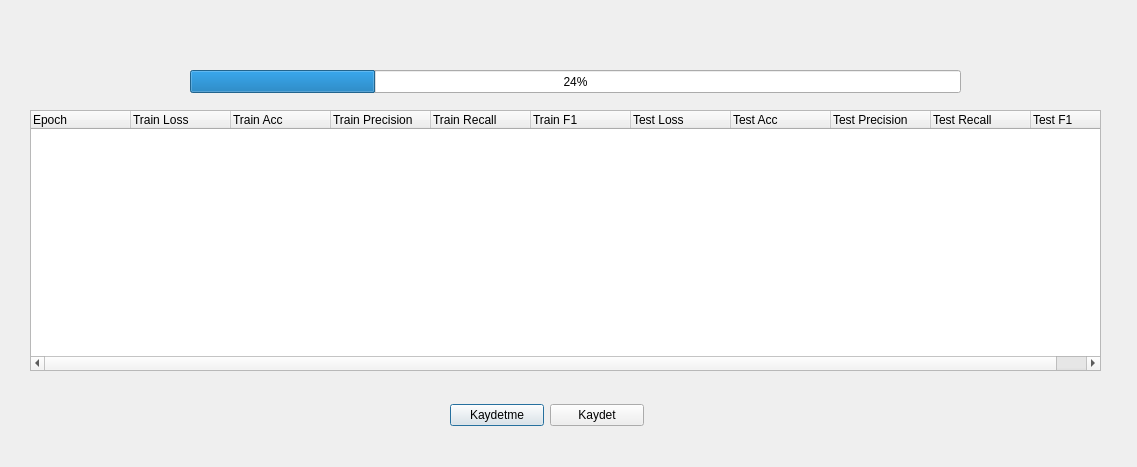
<?xml version="1.0" encoding="UTF-8"?>
<ui version="4.0">
 <class>Dialog</class>
 <widget class="QDialog" name="Dialog">
  <property name="geometry">
   <rect>
    <x>0</x>
    <y>0</y>
    <width>1137</width>
    <height>467</height>
   </rect>
  </property>
  <property name="windowTitle">
   <string>Dialog</string>
  </property>
  <widget class="QProgressBar" name="progressBar_sonuclar">
   <property name="geometry">
    <rect>
     <x>190</x>
     <y>70</y>
     <width>771</width>
     <height>23</height>
    </rect>
   </property>
   <property name="value">
    <number>24</number>
   </property>
  </widget>
  <widget class="QTreeWidget" name="treeWidget_sonuclar">
   <property name="geometry">
    <rect>
     <x>30</x>
     <y>110</y>
     <width>1071</width>
     <height>261</height>
    </rect>
   </property>
   <column>
    <property name="text">
     <string>Epoch</string>
    </property>
   </column>
   <column>
    <property name="text">
     <string>Train Loss</string>
    </property>
   </column>
   <column>
    <property name="text">
     <string>Train Acc</string>
    </property>
   </column>
   <column>
    <property name="text">
     <string>Train Precision</string>
    </property>
   </column>
   <column>
    <property name="text">
     <string>Train Recall</string>
    </property>
   </column>
   <column>
    <property name="text">
     <string>Train F1</string>
    </property>
   </column>
   <column>
    <property name="text">
     <string>Test Loss</string>
    </property>
   </column>
   <column>
    <property name="text">
     <string>Test Acc</string>
    </property>
   </column>
   <column>
    <property name="text">
     <string>Test Precision</string>
    </property>
   </column>
   <column>
    <property name="text">
     <string>Test Recall</string>
    </property>
   </column>
   <column>
    <property name="text">
     <string>Test F1</string>
    </property>
   </column>
  </widget>
  <widget class="QWidget" name="">
   <property name="geometry">
    <rect>
     <x>450</x>
     <y>400</y>
     <width>194</width>
     <height>30</height>
    </rect>
   </property>
   <layout class="QHBoxLayout" name="horizontalLayout">
    <item>
     <widget class="QPushButton" name="pushButton_kaydetme">
      <property name="text">
       <string>Kaydetme</string>
      </property>
     </widget>
    </item>
    <item>
     <widget class="QPushButton" name="pushButton_kaydet">
      <property name="text">
       <string>Kaydet</string>
      </property>
     </widget>
    </item>
   </layout>
  </widget>
 </widget>
 <resources/>
 <connections/>
</ui>
